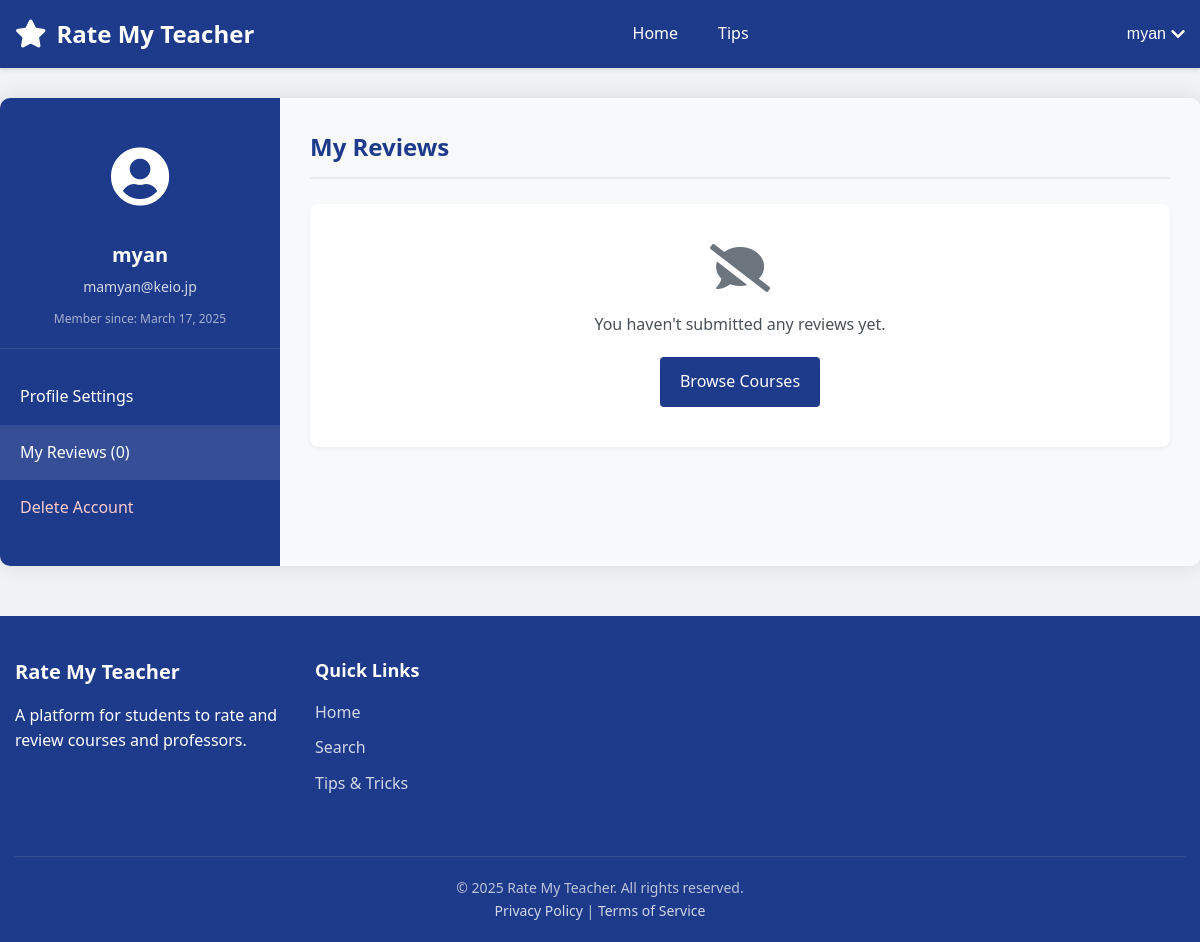
Before: /account-section.php (signed in) with the older database file.
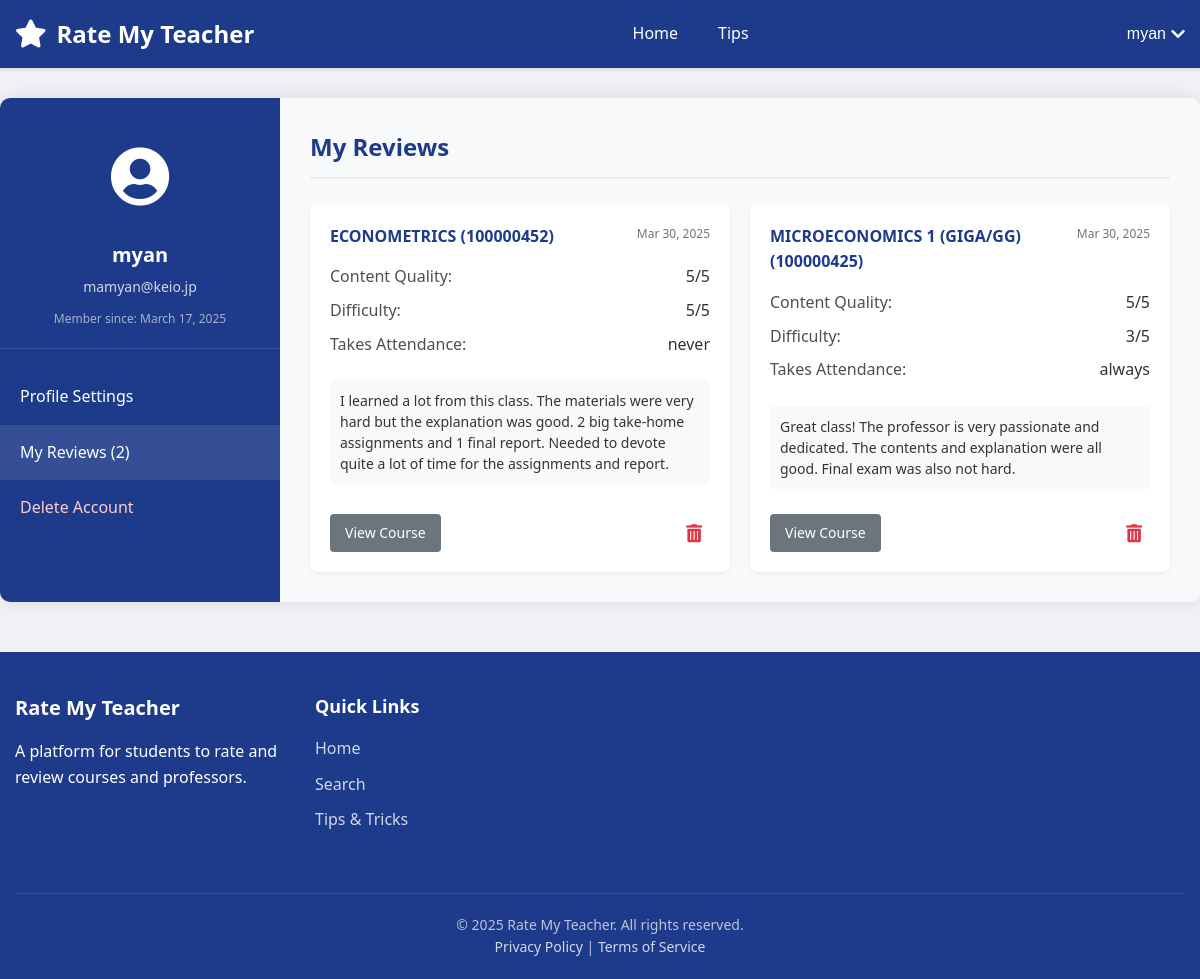
After: the same page with the newer database file.
### tables this page shows
CREATE TABLE users (
        id INTEGER PRIMARY KEY AUTOINCREMENT,
        username TEXT NOT NULL UNIQUE,
        email TEXT NOT NULL UNIQUE,
        password TEXT NOT NULL,
        created_at TIMESTAMP DEFAULT CURRENT_TIMESTAMP,
        is_verified INTEGER DEFAULT 0,
        verification_token TEXT DEFAULT NULL,
        token_expiry TIMESTAMP DEFAULT NULL
    );

CREATE TABLE ratings (
        id INTEGER PRIMARY KEY AUTOINCREMENT,
        user_id INTEGER NOT NULL,
        professor_id INTEGER NOT NULL,
        course_id INTEGER NOT NULL,
        rating REAL NOT NULL,
        content_rating INTEGER,
        difficulty_rating INTEGER,
        grade TEXT,
        textbook TEXT,
        attendance_check TEXT,
        first_half TEXT,
        second_half TEXT,
        comment TEXT,
        created_at TIMESTAMP DEFAULT CURRENT_TIMESTAMP, is_anonymous INTEGER DEFAULT 0,
        FOREIGN KEY (user_id) REFERENCES users(id) ON DELETE CASCADE,
        FOREIGN KEY (professor_id) REFERENCES professors(id) ON DELETE CASCADE,
        FOREIGN KEY (course_id) REFERENCES courses(id) ON DELETE CASCADE
    );

CREATE TABLE courses (
        id INTEGER PRIMARY KEY AUTOINCREMENT,
        name TEXT NOT NULL,
        course_code TEXT,
        description TEXT,
        professor_id INTEGER,
        semester TEXT,
        avg_content_quality REAL DEFAULT 0,
        avg_difficulty REAL DEFAULT 0,
        overall_rating REAL DEFAULT 0,
        review_count INTEGER DEFAULT 0,
        FOREIGN KEY (professor_id) REFERENCES professors(id) ON DELETE SET NULL
    );

### account-section.php (the view, shortened to what this page needs)
<?php
require_once __DIR__ . "/config.php";
$username = $_SESSION["username"];
$email = $_SESSION["email"];
$user_id = $_SESSION["id"];
$reviews_count = 0;
$reviews = [];
try {
    $columns_sql = "PRAGMA table_info(ratings)";
    $columns_result = $conn->query($columns_sql);
    $has_comments_field = false;
    $has_comment_field = false;
    while ($column = $columns_result->fetchArray(SQLITE3_ASSOC)) {
        if ($column['name'] === 'comment') {
            $has_comment_field = true;
        }
    }
    $course_columns_sql = "PRAGMA table_info(courses)";
    $course_columns_result = $conn->query($course_columns_sql);
    $course_name_field = 'name';
    $course_code_field = 'course_code';
    while ($column = $course_columns_result->fetchArray(SQLITE3_ASSOC)) {
        if ($column['name'] === 'name') {
            $course_name_field = 'name';
        }
    }
    $comment_field = $has_comments_field ? 'r.comments' : ($has_comment_field ? 'r.comment' : 'NULL');
    $review_sql = "SELECT r.*,
                  c.$course_name_field AS course_name,
                  c.$course_code_field AS course_code,
                  $comment_field AS review_text
                  FROM ratings r
                  JOIN courses c ON r.course_id = c.id
                  WHERE r.user_id = :user_id
                  ORDER BY r.created_at DESC";
    $review_stmt = $conn->prepare($review_sql);
    $review_stmt->bindValue(':user_id', $user_id, SQLITE3_INTEGER);
    $result = $review_stmt->execute();
    while ($row = $result->fetchArray(SQLITE3_ASSOC)) {
        if ($has_comments_field) {
            $row['comments'] = $row['comments'] ?? '';
        } elseif ($has_comment_field) {
            $row['comments'] = $row['comment'] ?? '';
        } else {
            $row['comments'] = '';
        }
        $row['content_quality'] = $row['content_quality'] ?? ($row['content_rating'] ?? 3);
        $row['difficulty'] = $row['difficulty'] ?? ($row['difficulty_rating'] ?? 3);
        $row['takes_attendance'] = $row['attendance_check'] ?? 'Unknown';
        $reviews[] = $row;
        $reviews_count++;
    }
} catch (Exception $e) {
    error_log("Error fetching reviews: " . $e->getMessage());
}
$join_date = "";
try {
    $date_sql = "SELECT created_at FROM users WHERE id = :user_id";
    $date_stmt = $conn->prepare($date_sql);
    $date_stmt->bindValue(':user_id', $user_id, SQLITE3_INTEGER);
    $result = $date_stmt->execute();
    if ($row = $result->fetchArray(SQLITE3_ASSOC)) {
        $join_date = date("F j, Y", strtotime($row["created_at"]));
    }
} catch (Exception $e) {
    $join_date = "Unknown";
}
include_once "header.php";
?>
<div class="account-page-container">
    <div class="account-sidebar">
        <div class="user-profile">
            <div class="profile-avatar">
                <i class="fas fa-user-circle"></i>
            </div>
            <h3><?php echo htmlspecialchars($username); ?></h3>
            <p class="user-email"><?php echo htmlspecialchars($email); ?></p>
            <p class="join-date">Member since: <?php echo $join_date; ?></p>
        </div>
        <ul class="sidebar-nav">
            <li><a href="#profile-settings" data-section="profile-settings">Profile Settings</a></li>
            <li class="active"><a href="#my-reviews" data-section="my-reviews">My Reviews (<?php echo $reviews_count; ?>)</a></li>
            <li class="danger-item"><a href="#delete-account" data-section="delete-account">Delete Account</a></li>
        </ul>
    </div>
    <div class="account-content">
        <div id="my-reviews" class="account-section active">
            <h2>My Reviews</h2>
            <?php if (count($reviews) > 0): ?>
                <div class="reviews-list">
                <?php foreach ($reviews as $review): ?>
                    <div class="review-card">
                        <div class="review-header">
                            <h3><?php echo htmlspecialchars($review["course_name"]); ?> (<?php echo htmlspecialchars($review["course_code"]); ?>)</h3>
                            <span class="review-date"><?php echo date("M j, Y", strtotime($review["created_at"])); ?></span>
                        </div>
                        <div class="review-ratings">
                            <div class="rating-item">
                                <span class="rating-label">Content Quality:</span>
                                <span class="rating-value"><?php echo $review["content_quality"]; ?>/5</span>
                            </div>
                            <div class="rating-item">
                                <span class="rating-label">Difficulty:</span>
                                <span class="rating-value"><?php echo $review["difficulty"]; ?>/5</span>
                            </div>
                            <?php if (isset($review["takes_attendance"])): ?>
                            <div class="rating-item">
                                <span class="rating-label">Takes Attendance:</span>
                                <span class="rating-value"><?php echo htmlspecialchars($review["takes_attendance"]); ?></span>
                            </div>
                            <?php endif; ?>
                        </div>
                        <?php
                        $reviewText = '';
                        if (!empty($review["comments"])) {
                            $reviewText = $review["comments"];
                        } elseif (!empty($review["comment"])) {
                            $reviewText = $review["comment"];
                        } elseif (!empty($review["review_text"])) {
                            $reviewText = $review["review_text"];
                        }
                        if (!empty($reviewText)):
                        ?>
                            <div class="review-comment">
                                <p><?php echo htmlspecialchars($reviewText); ?></p>
                            </div>
                        <?php endif; ?>
                        <div class="review-actions">
                            <a href="course.php?course=<?php echo urlencode($review["course_name"]); ?>&professor=<?php echo isset($review["professor_name"]) ? urlencode($review["professor_name"]) : ''; ?>" class="btn-secondary">View Course</a>
                            <button type="button" class="delete-review" data-review-id="<?php echo isset($review["id"]) ? $review["id"] : ''; ?>">
                                <i class="fas fa-trash-alt"></i>
                            </button>
                        </div>
                    </div>
                <?php endforeach; ?>
                </div>
            <?php else: ?>
                <div class="empty-state">
                    <i class="fas fa-comment-slash"></i>
                    <p>You haven't submitted any reviews yet.</p>
                    <a href="home.php" class="btn-primary">Browse Courses</a>
                </div>
            <?php endif; ?>
        </div>
    </div>
</div>
<?php
include_once __DIR__ . "/footer.php";
?>

### header.php (shortened to what this page needs)
<!DOCTYPE html>
<html lang="en">
<head>
    <link rel="stylesheet" href="https://cdnjs.cloudflare.com/ajax/libs/font-awesome/5.15.4/css/all.min.css">
</head>
<body>
    <header>
        <div class="header-container">
            <a href="index.php" class="site-logo">
                <i class="fas fa-star"></i>
                Rate My Teacher
            </a>
            <nav class="main-nav" id="main-nav">
                <ul>
                    <li><a href="home.php" class="<?php echo basename($_SERVER['PHP_SELF']) == 'home.php' ? 'active' : ''; ?>">Home</a></li>
                    <li><a href="tipsandtricks.php" class="<?php echo basename($_SERVER['PHP_SELF']) == 'tipsandtricks.php' ? 'active' : ''; ?>">Tips</a></li>
                </ul>
            </nav>
            <div class="user-menu">
                <?php if (isset($_SESSION["loggedin"]) && $_SESSION["loggedin"] === true): ?>
                    <button class="user-menu-btn" id="user-menu-btn">
                        <?php echo htmlspecialchars($_SESSION["username"]); ?>
                        <i class="fas fa-chevron-down"></i>
                    </button>
                <?php endif; ?>
            </div>
        </div>
    </header>
    <div class="main-container">

### footer.php (shortened to what this page needs)
    </div>
    <footer>
        <div class="footer-container">
            <div class="footer-info">
                <h3>Rate My Teacher</h3>
                <p>A platform for students to rate and review courses and professors.</p>
            </div>
            <div class="footer-links">
                <h4>Quick Links</h4>
                <ul>
                    <li><a href="home.php">Home</a></li>
                    <li><a href="search.php">Search</a></li>
                    <li><a href="tipsandtricks.php">Tips & Tricks</a></li>
                </ul>
            </div>
            <div class="footer-legal">
                <p>&copy; <?php echo date("Y"); ?> Rate My Teacher. All rights reserved.</p>
                <p><a href="#">Privacy Policy</a> | <a href="#">Terms of Service</a></p>
            </div>
        </div>
    </footer>
</body>
</html>

### header.php (style rules this page uses)
* { margin: 0; padding: 0; box-sizing: border-box; }
body { font-family: 'Segoe UI', Tahoma, Geneva, Verdana, sans-serif; line-height: 1.6; color: #333; background-color: #f0f2f5; }
header { background-color: #1e3a8a; color: white; padding: 15px 0; box-shadow: 0 2px 4px rgba(0, 0, 0, 0.1); }
.header-container { max-width: 1200px; margin: 0 auto; padding: 0 15px; display: flex; justify-content: space-between; align-items: center; }
.site-logo { font-size: 24px; font-weight: bold; text-decoration: none; color: white; display: flex; align-items: center; }
.site-logo i { margin-right: 10px; font-size: 28px; }
.main-nav ul { list-style: none; display: flex; gap: 20px; }
.main-nav a { text-decoration: none; color: white; font-weight: 500; padding: 5px 10px; border-radius: 4px; transition: background-color 0.2s; }
.user-menu { position: relative; }
.user-menu-btn { background: none; border: none; color: white; cursor: pointer; display: flex; align-items: center; font-size: 16px; font-weight: 500; }
.user-menu-btn i { margin-left: 5px; }

### account-section.php (style rules this page uses)
.account-page-container { display: flex; max-width: 1200px; margin: 30px auto; background-color: #fff; border-radius: 10px; box-shadow: 0 0 20px rgba(0, 0, 0, 0.1); overflow: hidden; height: auto; }
.account-sidebar { width: 280px; background-color: #1e3a8a; color: #fff; padding: 30px 0; }
.user-profile { padding: 0 20px 20px; text-align: center; border-bottom: 1px solid rgba(255, 255, 255, 0.1); }
.profile-avatar { font-size: 60px; margin-bottom: 15px; }
.user-profile h3 { margin: 0 0 5px; font-size: 20px; }
.user-email { margin: 0 0 10px; font-size: 14px; opacity: 0.8; }
.join-date { font-size: 12px; opacity: 0.6; }
.sidebar-nav { list-style: none; padding: 0; margin: 20px 0 0 0; }
.sidebar-nav li { padding: 0; margin: 0; }
.sidebar-nav li a { display: block; padding: 15px 20px; color: #fff; text-decoration: none; transition: background-color 0.2s; }
.sidebar-nav li a:hover, .sidebar-nav li.active a { background-color: rgba(255, 255, 255, 0.1); }
.sidebar-nav li.danger-item a { color: #ffcccc; }
.account-content { flex: 1; padding: 30px; background-color: #f8f9fa; overflow-y: auto; max-width: calc(100% - 280px); }
.account-section { display: none; }
.account-section.active { display: block; }
.account-section h2 { color: #1e3a8a; margin-top: 0; margin-bottom: 25px; padding-bottom: 10px; border-bottom: 2px solid #e9ecef; }
.btn-secondary { background-color: #6c757d; color: white; padding: 8px 15px; border: none; border-radius: 4px; cursor: pointer; font-size: 14px; transition: background-color 0.2s; text-decoration: none; display: inline-block; }
.reviews-list { display: grid; grid-template-columns: repeat(auto-fit, minmax(300px, 1fr)); gap: 20px; width: 100%; }
.review-card { background-color: #fff; border-radius: 8px; padding: 20px; box-shadow: 0 2px 4px rgba(0, 0, 0, 0.05); display: flex; flex-direction: column; height: auto; overflow: hidden; box-sizing: border-box; }
.review-header { display: flex; justify-content: space-between; align-items: flex-start; margin-bottom: 15px; width: 100%; }
.review-header h3 { margin: 0; font-size: 16px; color: #1e3a8a; flex: 1; padding-right: 10px; }
.review-date { font-size: 12px; color: #6c757d; white-space: nowrap; }
.review-ratings { margin-bottom: 15px; width: 100%; }
.rating-item { display: flex; justify-content: space-between; margin-bottom: 8px; }
.rating-label { font-weight: 500; color: #495057; }
.review-comment { padding: 10px; background-color: #f8f9fa; border-radius: 4px; margin-bottom: 15px; width: 100%; box-sizing: border-box; }
.review-comment p { margin: 0; font-size: 14px; line-height: 1.5; }
.review-actions { display: flex; justify-content: space-between; align-items: center; margin-top: auto; padding-top: 10px; width: 100%; }
.delete-review { background: none; border: none; color: #dc3545; font-size: 18px; cursor: pointer; padding: 8px; border-radius: 50%; transition: all 0.2s; display: flex; align-items: center; justify-content: center; }
.btn-primary { background-color: #1e3a8a; color: white; padding: 12px 20px; border: none; border-radius: 4px; cursor: pointer; font-size: 16px; transition: background-color 0.2s; display: inline-block; text-decoration: none; }
.empty-state { text-align: center; padding: 40px 20px; background-color: #fff; border-radius: 8px; box-shadow: 0 2px 4px rgba(0, 0, 0, 0.05); }
.empty-state i { font-size: 48px; color: #6c757d; margin-bottom: 20px; }
.empty-state p { margin-bottom: 20px; color: #495057; }

Changed rows visible on the page:
added ratings: course.name "ECONOMETRICS", course.course_code "100000452", created_at "Mar 30, 2025", content_quality "5", difficulty "5", attendance_check "never", reviewText "I learned a lot from this class. The materials were very hard but the explanation was good. 2 big take-home assignments and 1 final report. Needed to devote quite a lot of time for the assignments and report."
added ratings: course.name "MICROECONOMICS 1 (GIGA/GG)", course.course_code "100000425", created_at "Mar 30, 2025", content_rating "5", difficulty_rating "3", attendance_check "always", reviewText "Great class! The professor is very passionate and dedicated. The contents and explanation were all good. Final exam was also not hard."
Other visible differences:
$reviews_count: "0" → "2"
text no longer shown: "You haven't submitted any reviews yet. Browse Courses"
